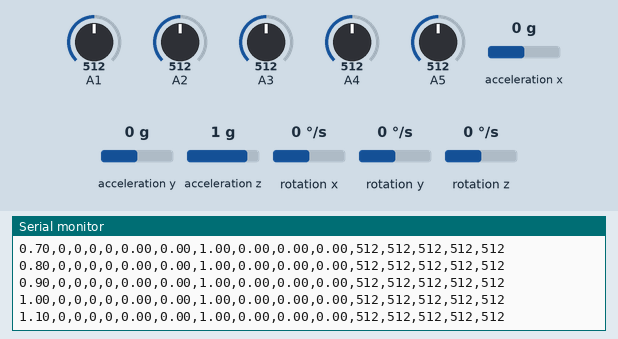
Recording of a sketch running on a simulated Arduino Uno, built with avr-gcc and run on an emulated ATmega328P. Parts: the last lines printed to the serial monitor. Inputs (shaded band) come from the test bench; at power-on: acceleration x 0 g, A1 = 512, A2 = 512, A3 = 512, A4 = 512, A5 = 512, acceleration y 0 g, acceleration z 1 g, rotation x 0 °/s, rotation y 0 °/s, rotation z 0 °/s.

Above: at 1.2 s.
1.3 s: acceleration x set to -1.4 g
At 1.31 s:
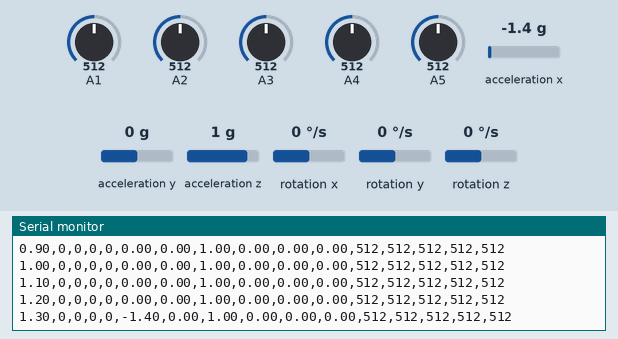
2.8 s: A1 set to 716
At 2.81 s:
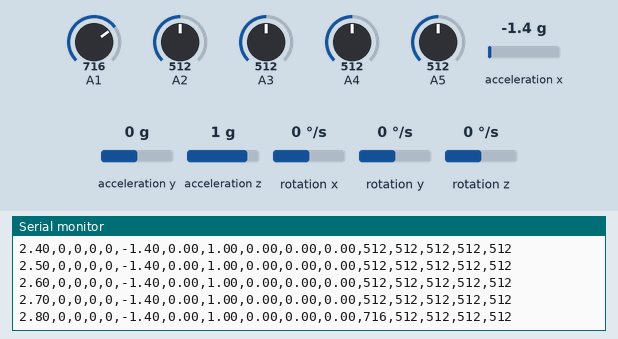
4.3 s: A2 set to 716
At 4.31 s:
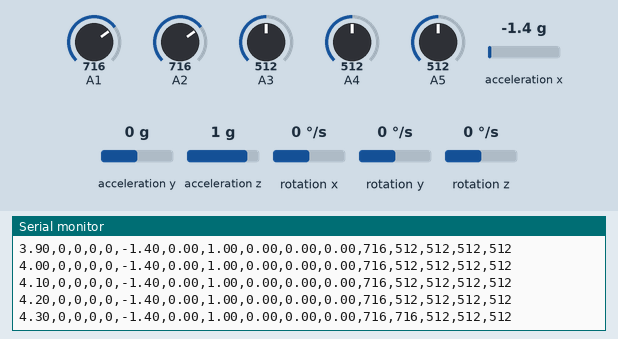
5.8 s: A3 set to 716
At 5.81 s:
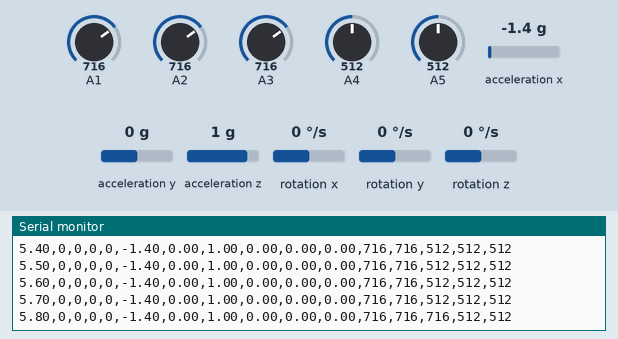
7.3 s: A4 set to 716
At 7.31 s:
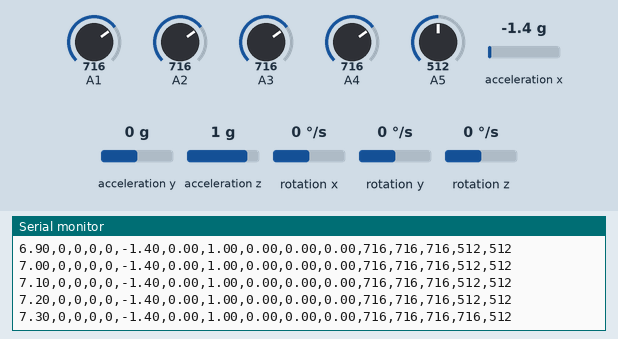
8.8 s: A5 set to 716
At 8.81 s:
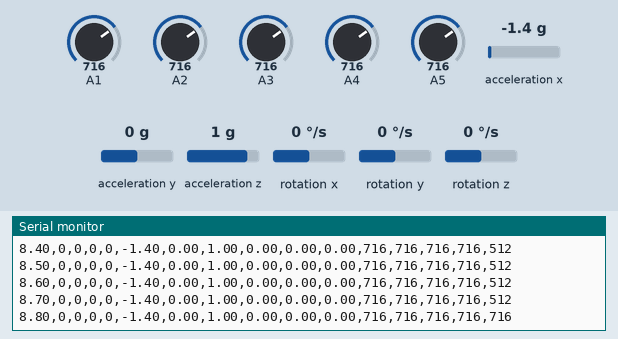
Timing chart, 0 to 11.3 s (numbered marks = the images above; inputs shaded):
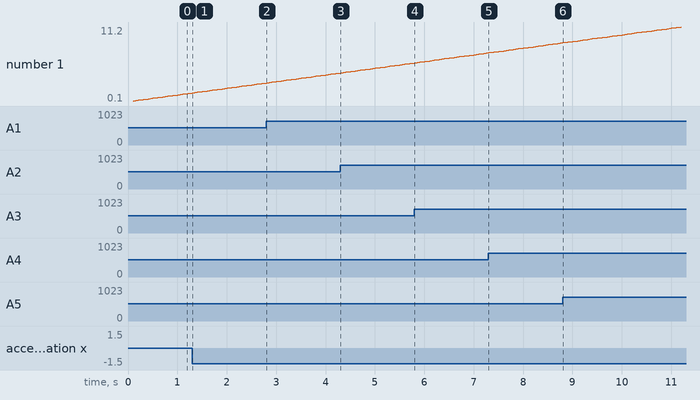

Measured:
- after the input at 1.3 s, the serial monitor: prints a new line at once (image 1)
- after the input at 2.8 s, the serial monitor: prints a new line at once (image 2)
- after the input at 4.3 s, the serial monitor: prints a new line at once (image 3)
- after the input at 5.8 s, the serial monitor: prints a new line at once (image 4)
- after the input at 7.3 s, the serial monitor: prints a new line at once (image 5)
- after the input at 8.8 s, the serial monitor: prints a new line at once (image 6)

The sketch:

data_logger.ino
```cpp
#include <mcp_can.h>
#include <SPI.h>
#include <Wire.h>
#include <MPU6050.h>

// CAN
const int SPI_CS_PIN = 10;
MCP_CAN CAN(SPI_CS_PIN);

// IMU
MPU6050 mpu;
float accX, accY, accZ, gyroX, gyroY, gyroZ;

// Analógicos: A1–A5
int analogVals[5];

// Tiempo
unsigned long previousMillis = 0;
const unsigned long interval = 100; // 100ms = 10Hz

void setup() {
  Serial.begin(115200);
  Wire.begin();

  // Iniciar MPU
  mpu.initialize();
  if (!mpu.testConnection()) {
    Serial.println("MPU6050 no conectado");
  }

  // Iniciar CAN
  if (CAN.begin(MCP_ANY, CAN_500KBPS, MCP_8MHZ) == CAN_OK) {
    Serial.println("CAN Iniciado");
    CAN.setMode(MCP_NORMAL);
  } else {
    Serial.println("Fallo al iniciar CAN");
    while (1);
  }

  // Cabecera CSV
  Serial.println("Time(s),RPM,Speed(kph),CoolantTemp(C),TPS(%),"
                 "AccX(g),AccY(g),AccZ(g),GyroX(dps),GyroY(dps),GyroZ(dps),"
                 "A1,A2,A3,A4,A5");
}

void loop() {
  unsigned long currentMillis = millis();
  if (currentMillis - previousMillis >= interval) {
    previousMillis = currentMillis;

    // Leer sensores MPU6050
    mpu.getMotion6(&accX, &accY, &accZ, &gyroX, &gyroY, &gyroZ);

    // Convertir a unidades útiles
    float ax = accX / 16384.0;
    float ay = accY / 16384.0;
    float az = accZ / 16384.0;
    float gx = gyroX / 131.0;
    float gy = gyroY / 131.0;
    float gz = gyroZ / 131.0;

    // Leer sensores analógicos A1–A5
    for (int i = 0; i < 5; i++) {
      analogVals[i] = analogRead(A1 + i);
    }

    // Leer datos CAN (simplificado, ejemplo solo)
    int rpm = 0, speed = 0, coolant = 0, tps = 0;
    unsigned char len = 0;
    unsigned char buf[8];

    // RPM (PID 0C)
    CAN.sendMsgBuf(0x7DF, 0, 8, (byte[]){0x02, 0x01, 0x0C, 0, 0, 0, 0, 0});
    if (CAN_MSGAVAIL == CAN.checkReceive()) {
      CAN.readMsgBuf(&len, buf);
      if (buf[2] == 0x0C) rpm = ((buf[3] * 256) + buf[4]) / 4;
    }

    // Speed (PID 0D)
    CAN.sendMsgBuf(0x7DF, 0, 8, (byte[]){0x02, 0x01, 0x0D, 0, 0, 0, 0, 0});
    if (CAN_MSGAVAIL == CAN.checkReceive()) {
      CAN.readMsgBuf(&len, buf);
      if (buf[2] == 0x0D) speed = buf[3];
    }

    // Coolant Temp (PID 05)
    CAN.sendMsgBuf(0x7DF, 0, 8, (byte[]){0x02, 0x01, 0x05, 0, 0, 0, 0, 0});
    if (CAN_MSGAVAIL == CAN.checkReceive()) {
      CAN.readMsgBuf(&len, buf);
      if (buf[2] == 0x05) coolant = buf[3] - 40;
    }

    // Throttle Position (PID 11)
    CAN.sendMsgBuf(0x7DF, 0, 8, (byte[]){0x02, 0x01, 0x11, 0, 0, 0, 0, 0});
    if (CAN_MSGAVAIL == CAN.checkReceive()) {
      CAN.readMsgBuf(&len, buf);
      if (buf[2] == 0x11) tps = (buf[3] * 100) / 255;
    }

    // Salida CSV
    Serial.print(currentMillis / 1000.0, 2); Serial.print(",");
    Serial.print(rpm); Serial.print(",");
    Serial.print(speed); Serial.print(",");
    Serial.print(coolant); Serial.print(",");
    Serial.print(tps); Serial.print(",");
    Serial.print(ax, 2); Serial.print(",");
    Serial.print(ay, 2); Serial.print(",");
    Serial.print(az, 2); Serial.print(",");
    Serial.print(gx, 2); Serial.print(",");
    Serial.print(gy, 2); Serial.print(",");
    Serial.print(gz, 2); Serial.print(",");
    for (int i = 0; i < 5; i++) {
      Serial.print(analogVals[i]);
      if (i < 4) Serial.print(",");
    }
    Serial.println();
  }
}
```
